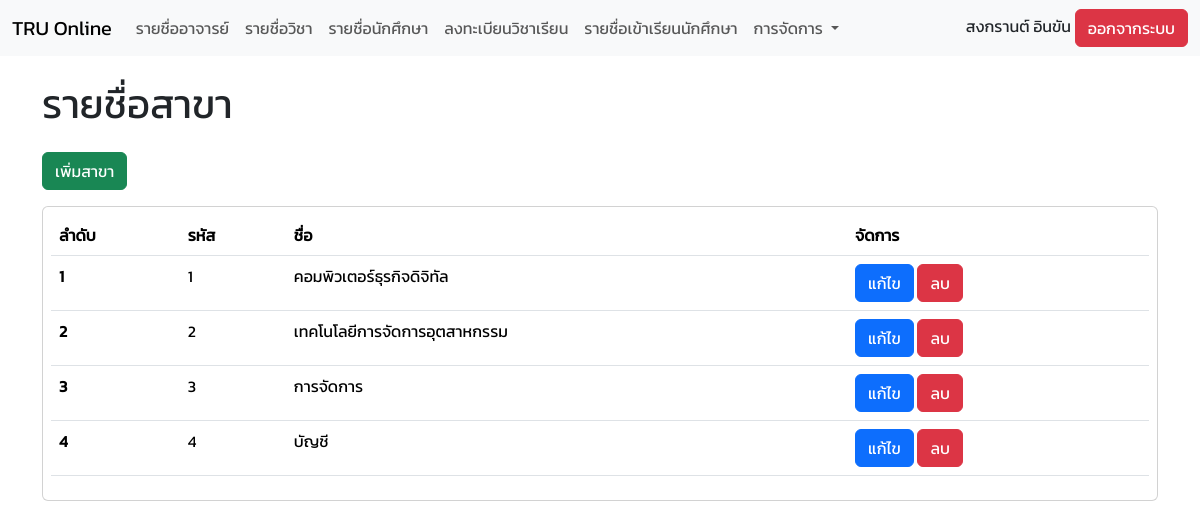
/user/main.php?page=list-branchs (signed in), run on the app's committed database.
### tables this page shows
CREATE TABLE `branchs` (
  `id` int(11) NOT NULL,
  `name` varchar(255) NOT NULL,
  `is_active` tinyint(1) NOT NULL DEFAULT 1
);

### user/pages/list-branchs.php (the view, shortened to what this page needs)
<?php
$sql = "SELECT * FROM branchs WHERE is_active = 1";
$result = mysqli_query($conn, $sql);
?>
<html>
<div class="my-4">
    <h1>รายชื่อสาขา</h1>
</div>
<div class="mb-3">
    <a href="./main.php?page=add-branch" class="btn btn-success">เพิ่มสาขา</a>
</div>
<div>
    <div class="card p-2">
        <table class="table table-hover">
            <thead>
                <tr>
                    <th scope="col">ลำดับ</th>
                    <th scope="col">รหัส</th>
                    <th scope="col">ชื่อ</th>
                    <th scope="col">จัดการ</th>
                </tr>
            </thead>
            <tbody>
                <?php
                $count = 1;
                while ($row = mysqli_fetch_assoc($result)) {
                ?>
                    <tr>
                        <th scope="row"><?php echo $count++; ?></th>
                        <td><?php echo $row['id']; ?></td>
                        <td><?php echo $row['name']; ?></td>
                        <td>
                            <a href="./main.php?page=edit-branch&id=<?php echo $row['id']; ?>" class="btn btn-primary">แก้ไข</a>
                            <button class="btn btn-danger deleteButton" data-id="<?= $row["id"] ?>">ลบ</button>
                        </td>
                    </tr>
                <?php
                }
                ?>
            </tbody>
        </table>
    </div>
</div>
</html>

### css/style.css (style rules this page uses)
* { font-family: 'kanit', Arial, sans-serif; }

### data on the page
branchs: id "1", name "คอมพิวเตอร์ธุรกิจดิจิทัล"
branchs: id "2", name "เทคโนโลยีการจัดการอุตสาหกรรม"
branchs: id "3", name "การจัดการ"
branchs: id "4", name "บัญชี"

### other printed values
$_SESSION['user']['name'] "สงกรานต์ อินขัน"
